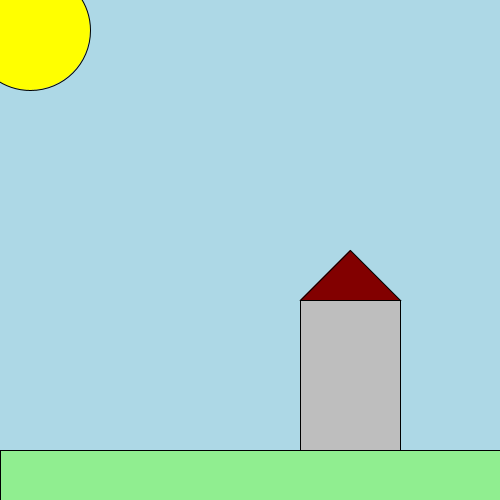
Frame 1 (no input)
Frame 60 (the mouse pressed at the canvas centre just before this capture): identical to frame 1, image omitted
Frame 120 (the mouse held since frame 60 and released just before this capture): identical to frame 1, image omitted

The Processing sketch that drew this single still picture (run headless with seeded random() and noise(); from frame 60 on, the mouse is pressed at the canvas centre):

// Processing sketch: Opdracht_8_6
// ── Opdracht_8_6.pde
void setup(){
 size(500, 500);
}




void draw(){
  tekenlucht();
  tekengras();
  tekenzon();
  tekenhuis();
}

void tekenlucht(){
 background(173,216,230); 
}

void tekengras(){
 fill(144,238,144);
  rect(0,450,500,50); 
}

void tekenzon(){
  fill(255,255,0);
circle(30, 30, 120);
}

void tekenhuis(){
 fill(190,190,190);
 rect(300,300,100,150);
 fill(130,0,0);
 triangle(300, 300, 350, 250, 400, 300);
}
